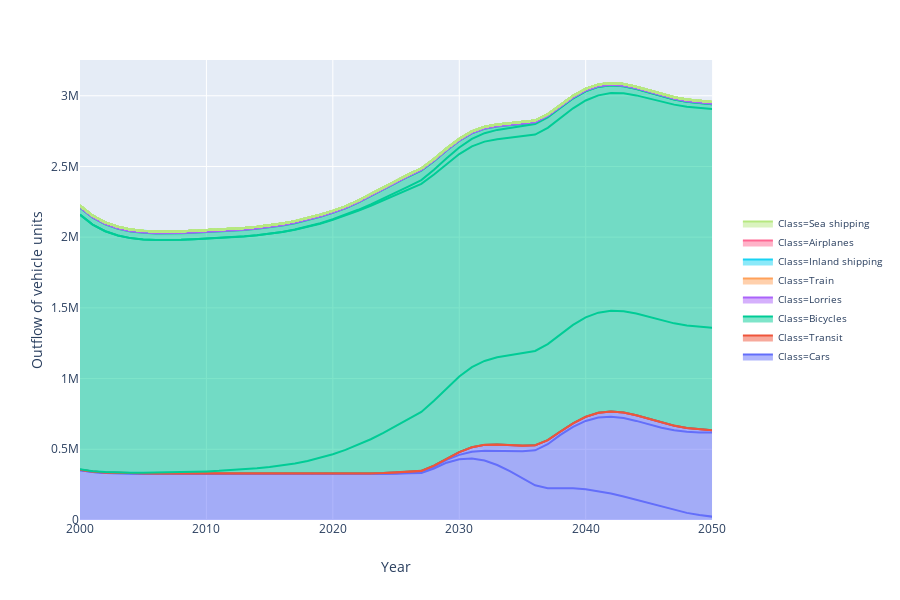

Write notebook code for a chart like this one.
### Code cell
fig = px.area(VIOS, x = 'Year', y = 'Outflow', 
              color = 'Class', 
              line_group = 'Vehicle',
              ).update_layout(yaxis_title="Outflow of vehicle units",
                              legend=dict(\
                                          y=0.5, 
                                          traceorder='reversed', 
                                          font_size=10,
                                          ))
fig.show()
